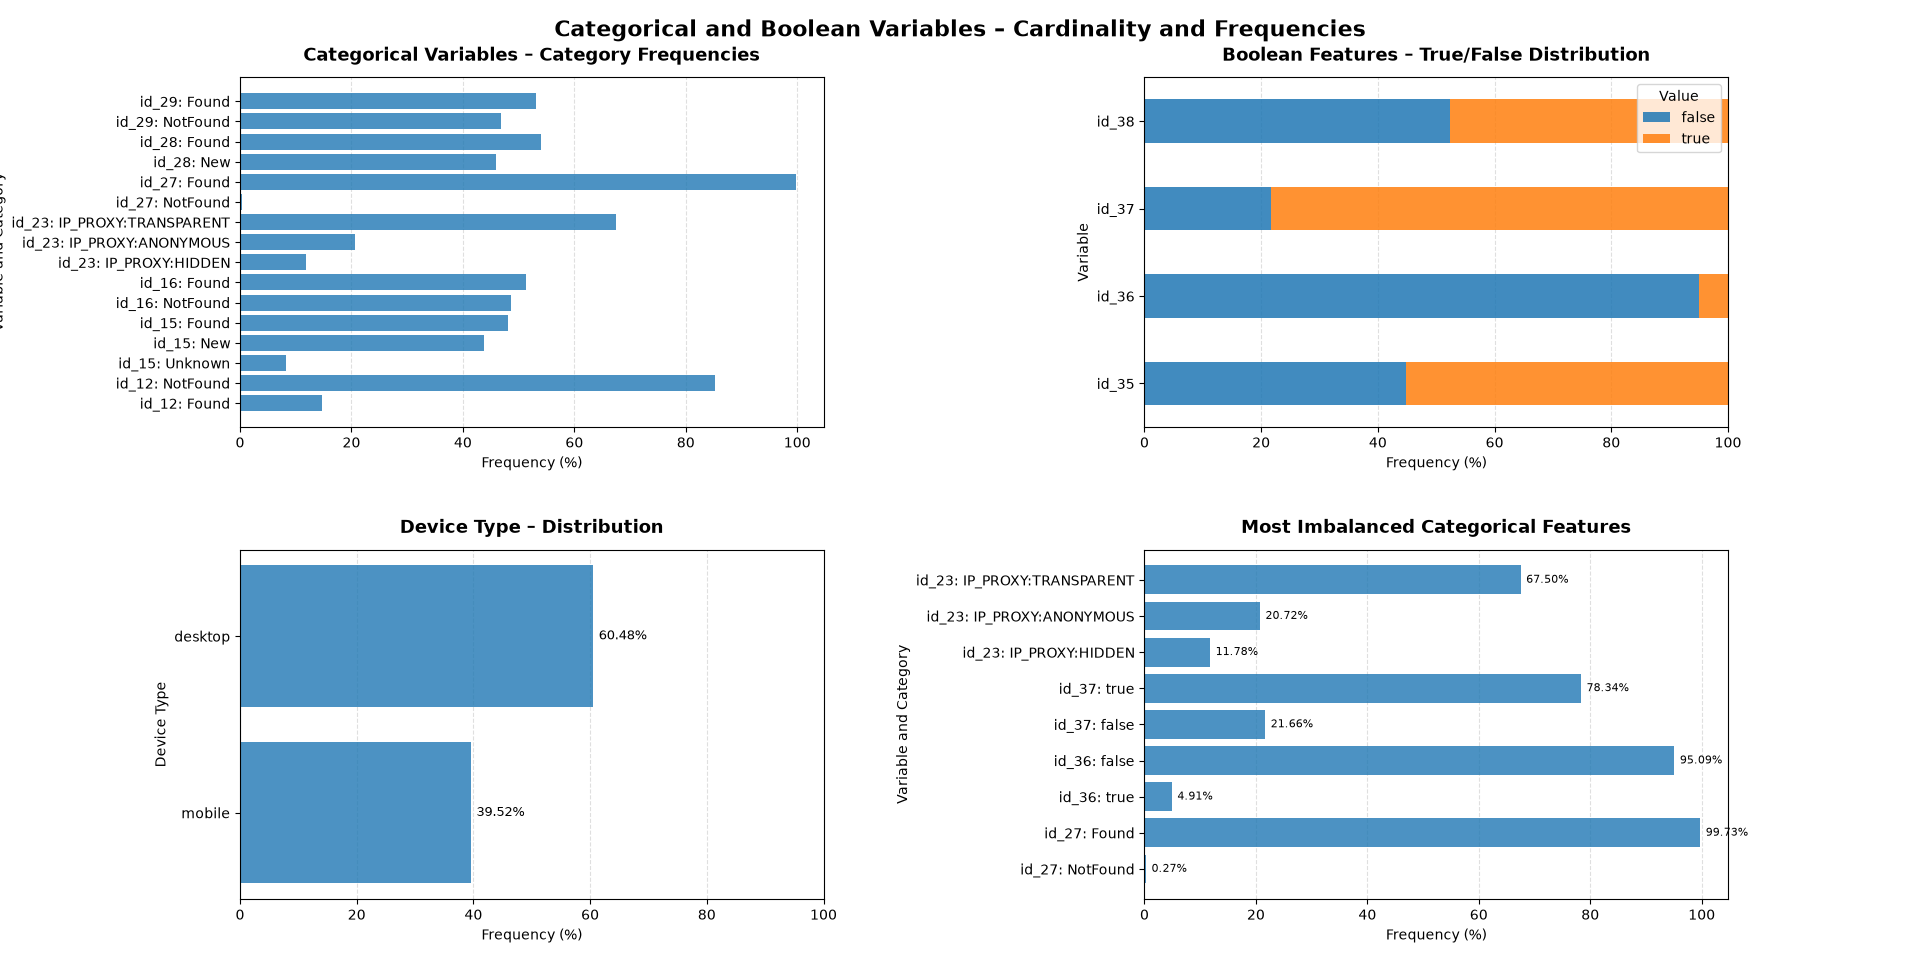

The Python source for this figure:

import json
import pandas as pd
import matplotlib.pyplot as plt

# Load categorical frequency data
with open("categoric_frequency.json", "r", encoding="utf-8") as file:
    data = json.load(file)

df = pd.DataFrame(data)

# Convert numerical columns
df["frecuencia"] = pd.to_numeric(df["frecuencia"])
df["porcentaje"] = pd.to_numeric(df["porcentaje"])

# Define variable groups
categorical_variables = [
    "id_12", "id_15", "id_16", "id_23",
    "id_27", "id_28", "id_29"
]

boolean_variables = ["id_35", "id_36", "id_37", "id_38"]

imbalanced_variables = ["id_27", "id_36", "id_37", "id_23"]

# Create figure
fig, axes = plt.subplots(2, 2, figsize=(19, 17))

# Adjust spacing between subplots
fig.subplots_adjust(
    hspace=0.35,
    wspace=0.55,
    top=0.92,
    bottom=0.07
)

axes = axes.flatten()

# --------------------------------------------------
# Plot 1: Categorical Variables
# --------------------------------------------------
ax = axes[0]

plot_df = df[df["variable"].isin(categorical_variables)].copy()

plot_df["variable"] = pd.Categorical(
    plot_df["variable"],
    categories=categorical_variables,
    ordered=True
)

plot_df = plot_df.sort_values(
    ["variable", "porcentaje"],
    ascending=[True, True]
)

labels = [
    f"{row.variable}: {row.valor}"
    for row in plot_df.itertuples()
]

ax.barh(
    labels,
    plot_df["porcentaje"],
    alpha=0.8
)

ax.set_title(
    "Categorical Variables – Category Frequencies",
    fontsize=13,
    fontweight="bold",
    pad=12
)

ax.set_xlabel("Frequency (%)")
ax.set_ylabel("Variable and Category")
ax.grid(axis="x", linestyle="--", alpha=0.4)
ax.set_axisbelow(True)

# --------------------------------------------------
# Plot 2: Boolean Features
# --------------------------------------------------
ax = axes[1]

plot_df = df[df["variable"].isin(boolean_variables)].copy()

pivot_df = plot_df.pivot(
    index="variable",
    columns="valor",
    values="porcentaje"
).fillna(0)

pivot_df = pivot_df.reindex(boolean_variables)

pivot_df.plot(
    kind="barh",
    stacked=True,
    ax=ax,
    alpha=0.85
)

ax.set_title(
    "Boolean Features – True/False Distribution",
    fontsize=13,
    fontweight="bold",
    pad=12
)

ax.set_xlabel("Frequency (%)")
ax.set_ylabel("Variable")
ax.set_xlim(0, 100)
ax.legend(title="Value")
ax.grid(axis="x", linestyle="--", alpha=0.4)
ax.set_axisbelow(True)

# --------------------------------------------------
# Plot 3: Device Type
# --------------------------------------------------
ax = axes[2]

plot_df = df[df["variable"] == "DeviceType"].copy()
plot_df = plot_df.sort_values("porcentaje")

bars = ax.barh(
    plot_df["valor"],
    plot_df["porcentaje"],
    alpha=0.8
)

ax.set_title(
    "Device Type – Distribution",
    fontsize=13,
    fontweight="bold",
    pad=12
)

ax.set_xlabel("Frequency (%)")
ax.set_ylabel("Device Type")
ax.set_xlim(0, 100)
ax.grid(axis="x", linestyle="--", alpha=0.4)
ax.set_axisbelow(True)

for bar, value in zip(bars, plot_df["porcentaje"]):
    ax.text(
        value + 1,
        bar.get_y() + bar.get_height() / 2,
        f"{value:.2f}%",
        va="center",
        fontsize=9
    )

# --------------------------------------------------
# Plot 4: Most Imbalanced Variables
# --------------------------------------------------
ax = axes[3]

plot_df = df[df["variable"].isin(imbalanced_variables)].copy()

plot_df["variable"] = pd.Categorical(
    plot_df["variable"],
    categories=imbalanced_variables,
    ordered=True
)

plot_df = plot_df.sort_values(
    ["variable", "porcentaje"],
    ascending=[True, True]
)

labels = [
    f"{row.variable}: {row.valor}"
    for row in plot_df.itertuples()
]

bars = ax.barh(
    labels,
    plot_df["porcentaje"],
    alpha=0.8
)

ax.set_title(
    "Most Imbalanced Categorical Features",
    fontsize=13,
    fontweight="bold",
    pad=12
)

ax.set_xlabel("Frequency (%)")
ax.set_ylabel("Variable and Category")
ax.grid(axis="x", linestyle="--", alpha=0.4)
ax.set_axisbelow(True)

for bar, value in zip(bars, plot_df["porcentaje"]):
    ax.text(
        value + 1,
        bar.get_y() + bar.get_height() / 2,
        f"{value:.2f}%",
        va="center",
        fontsize=8
    )

# Overall title
fig.suptitle(
    "Categorical and Boolean Variables – Cardinality and Frequencies",
    fontsize=16,
    fontweight="bold"
)

# Save figure
plt.savefig(
    "identity_categorical_frequencies.png",
    dpi=300,
    bbox_inches="tight"
)

plt.show()
